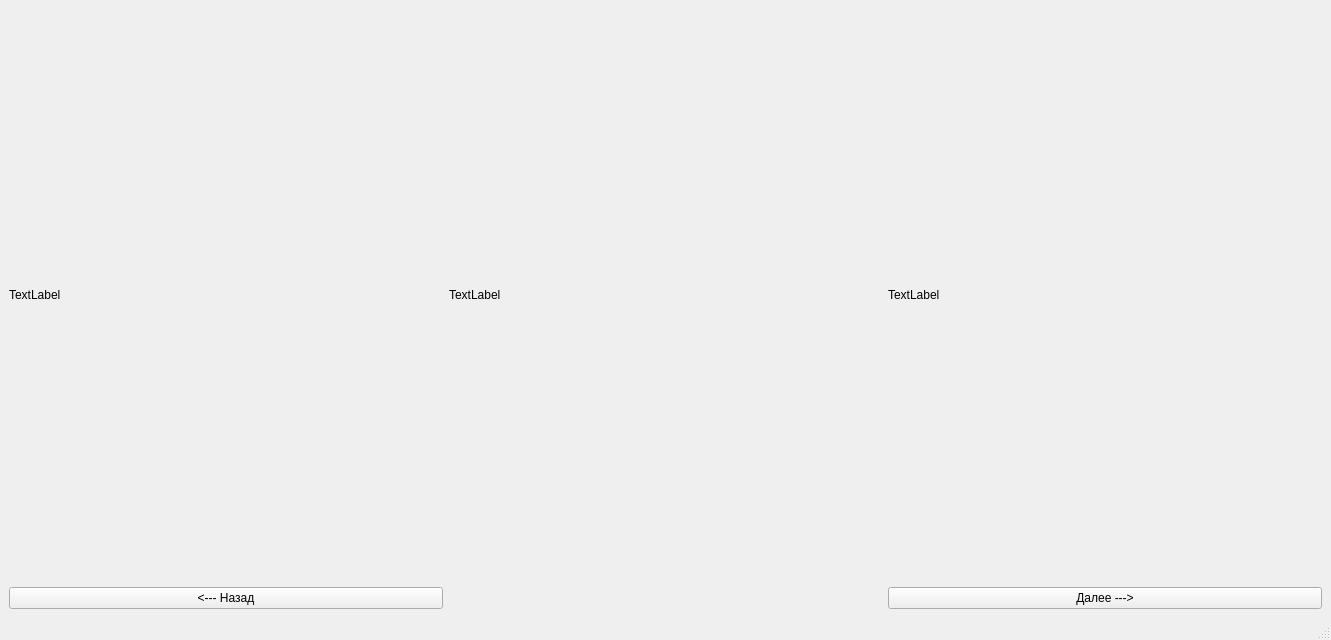
<?xml version="1.0" encoding="UTF-8"?>
<ui version="4.0">
 <class>Pics</class>
 <widget class="QMainWindow" name="Pics">
  <property name="geometry">
   <rect>
    <x>0</x>
    <y>0</y>
    <width>1331</width>
    <height>640</height>
   </rect>
  </property>
  <property name="windowTitle">
   <string>Картинки</string>
  </property>
  <widget class="QWidget" name="centralwidget">
   <layout class="QGridLayout" name="gridLayout">
    <item row="0" column="2">
     <widget class="QLabel" name="pic_3">
      <property name="text">
       <string>TextLabel</string>
      </property>
     </widget>
    </item>
    <item row="0" column="0">
     <widget class="QLabel" name="pic_1">
      <property name="text">
       <string>TextLabel</string>
      </property>
     </widget>
    </item>
    <item row="0" column="1">
     <widget class="QLabel" name="pic_2">
      <property name="text">
       <string>TextLabel</string>
      </property>
     </widget>
    </item>
    <item row="1" column="0">
     <widget class="QPushButton" name="prev_but">
      <property name="text">
       <string>&lt;--- Назад</string>
      </property>
     </widget>
    </item>
    <item row="1" column="2">
     <widget class="QPushButton" name="next_but">
      <property name="text">
       <string>Далее ---&gt;</string>
      </property>
     </widget>
    </item>
   </layout>
  </widget>
  <widget class="QMenuBar" name="menubar">
   <property name="geometry">
    <rect>
     <x>0</x>
     <y>0</y>
     <width>1331</width>
     <height>22</height>
    </rect>
   </property>
  </widget>
  <widget class="QStatusBar" name="statusbar"/>
 </widget>
 <resources/>
 <connections/>
</ui>
